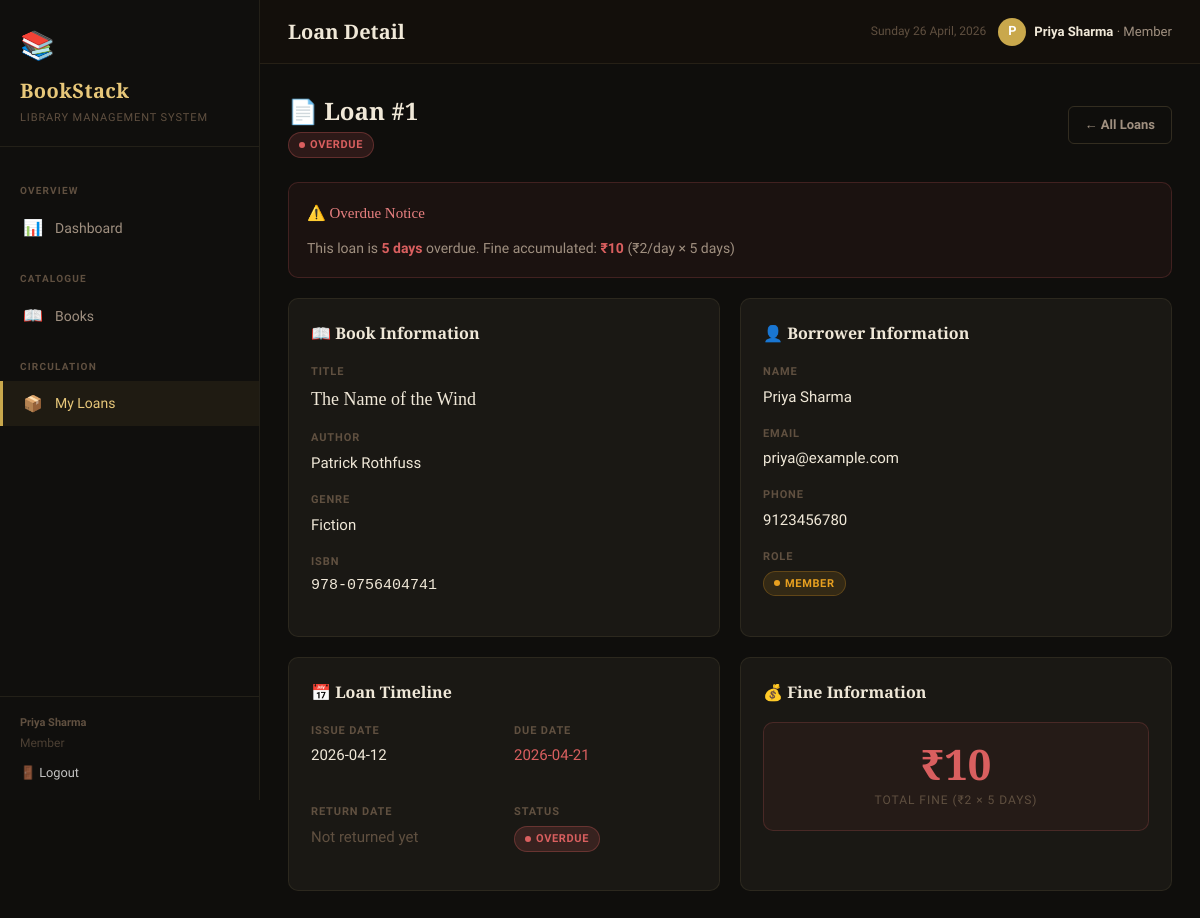
Screenshot of /loans/1 (signed in) with the database file from the repository.
### tables this page shows
CREATE TABLE users (
            user_id       INTEGER PRIMARY KEY AUTOINCREMENT,
            name          TEXT NOT NULL,
            email         TEXT UNIQUE NOT NULL,
            phone         TEXT,
            role          TEXT DEFAULT 'member',
            password      TEXT DEFAULT 'password123',
            joined_date   TEXT DEFAULT (date('now'))
        );

CREATE TABLE loans (
            loan_id       INTEGER PRIMARY KEY AUTOINCREMENT,
            book_id       INTEGER NOT NULL,
            user_id       INTEGER NOT NULL,
            issue_date    TEXT DEFAULT (date('now')),
            due_date      TEXT NOT NULL,
            return_date   TEXT,
            status        TEXT DEFAULT 'active',
            FOREIGN KEY (book_id) REFERENCES books(book_id),
            FOREIGN KEY (user_id) REFERENCES users(user_id)
        );

CREATE TABLE books (
            book_id       INTEGER PRIMARY KEY AUTOINCREMENT,
            title         TEXT NOT NULL,
            author        TEXT NOT NULL,
            genre         TEXT,
            isbn          TEXT UNIQUE,
            total_copies  INTEGER DEFAULT 1,
            available_copies INTEGER DEFAULT 1,
            added_date    TEXT DEFAULT (date('now'))
        );

### app.py (the view, shortened to what this page needs)
@app.route('/loans/<int:loan_id>', methods=['GET', 'POST'])
@login_required
def loan_detail(loan_id):
    db = get_db()
    loan = db.execute("""
        SELECT l.*, b.title, b.author, b.genre, b.isbn,
               u.name AS user_name, u.email, u.phone, u.role
        FROM loans l
        JOIN books b ON l.book_id=b.book_id
        JOIN users u ON l.user_id=u.user_id
        WHERE l.loan_id=?
    """, (loan_id,)).fetchone()
    if not loan:
        flash('Loan not found.', 'error')
        return redirect(url_for('loans'))
    if session['role'] == 'member' and loan['user_id'] != session['user_id']:
        flash('Access denied.', 'error')
        return redirect(url_for('loans'))
    today = date.today().isoformat()
    days_overdue = 0
    if loan['status'] == 'overdue':
        from datetime import datetime
        due = datetime.strptime(loan['due_date'], '%Y-%m-%d').date()
        days_overdue = (date.today() - due).days
    return render_template('loan_detail.html', loan=loan, today=today, days_overdue=days_overdue)

### app.py (called while the page is built)
def get_db():
    db = getattr(g, '_database', None)
    if db is None:
        db = g._database = sqlite3.connect(DATABASE)
        db.row_factory = sqlite3.Row
        db.execute("PRAGMA foreign_keys = ON")
    return db

@app.teardown_appcontext
def close_connection(exception):
    db = getattr(g, '_database', None)
    if db is not None:
        db.close()

@app.before_request
def before_request():
    init_db()

def login_required(f):
    @wraps(f)
    def decorated(*args, **kwargs):
        if 'user_id' not in session:
            flash('Please log in to continue.', 'error')
            return redirect(url_for('login'))
        return f(*args, **kwargs)
    return decorated

### templates/loan_detail.html (shortened to what this page needs)
{% extends "base.html" %}
{% block page_title %}Loan Detail{% endblock %}
{% block content %}
<div class="page-header">
  <div>
    <div class="page-header-title">📄 Loan #{{ loan.loan_id }}</div>
    <div class="page-header-sub">
      <span class="badge badge-{{ loan.status }}">{{ loan.status }}</span>
    </div>
  </div>
  <div style="display:flex;gap:8px;">
    <a href="{{ url_for('loans') }}" class="btn btn-ghost">← All Loans</a>
  </div>
</div>
{% if loan.status == 'overdue' %}
<div class="alert-panel" style="margin-bottom:20px;">
  <div class="alert-panel-title">⚠️ Overdue Notice</div>
  <div style="font-size:14px;color:var(--text-2);">
    This loan is <strong style="color:var(--red);">{{ days_overdue }} day{{ 's' if days_overdue != 1 }}</strong> overdue.
    Fine accumulated: <strong style="color:var(--red);">₹{{ days_overdue * 2 }}</strong>
    (₹2/day × {{ days_overdue }} days)
  </div>
</div>
{% endif %}
<div class="grid-2">
  <div class="card">
    <div class="card-title">📖 Book Information</div>
    <div class="detail-field">
      <div class="detail-label">Title</div>
      <div class="detail-value" style="font-family:'Playfair Display',serif;font-size:18px;">{{ loan.title }}</div>
    </div>
    <div class="detail-field">
      <div class="detail-label">Author</div>
      <div class="detail-value">{{ loan.author }}</div>
    </div>
    <div class="detail-field">
      <div class="detail-label">Genre</div>
      <div class="detail-value">{{ loan.genre or '—' }}</div>
    </div>
    <div class="detail-field">
      <div class="detail-label">ISBN</div>
      <div class="detail-value" style="font-family:monospace;">{{ loan.isbn or '—' }}</div>
    </div>
  </div>
  <div class="card">
    <div class="card-title">👤 Borrower Information</div>
    <div class="detail-field">
      <div class="detail-label">Name</div>
      <div class="detail-value">{{ loan.user_name }}</div>
    </div>
    <div class="detail-field">
      <div class="detail-label">Email</div>
      <div class="detail-value">{{ loan.email }}</div>
    </div>
    <div class="detail-field">
      <div class="detail-label">Phone</div>
      <div class="detail-value">{{ loan.phone or '—' }}</div>
    </div>
    <div class="detail-field">
      <div class="detail-label">Role</div>
      <div class="detail-value"><span class="badge badge-{{ loan.role }}">{{ loan.role }}</span></div>
    </div>
  </div>
  <div class="card">
    <div class="card-title">📅 Loan Timeline</div>
    <div class="detail-grid">
      <div class="detail-field">
        <div class="detail-label">Issue Date</div>
        <div class="detail-value">{{ loan.issue_date }}</div>
      </div>
      <div class="detail-field">
        <div class="detail-label">Due Date</div>
        <div class="detail-value" style="color:{% if loan.status == 'overdue' %}var(--red){% else %}inherit{% endif %};">
          {{ loan.due_date }}
        </div>
      </div>
      <div class="detail-field">
        <div class="detail-label">Return Date</div>
        <div class="detail-value" style="color:{% if loan.return_date %}var(--green){% else %}var(--text-3){% endif %};">
          {{ loan.return_date or 'Not returned yet' }}
        </div>
      </div>
      <div class="detail-field">
        <div class="detail-label">Status</div>
        <div class="detail-value"><span class="badge badge-{{ loan.status }}">{{ loan.status }}</span></div>
      </div>
    </div>
  </div>
  <div class="card">
    <div class="card-title">💰 Fine Information</div>
    {% if loan.status == 'overdue' %}
    <div class="fine-card">
      <div class="fine-amount">₹{{ days_overdue * 2 }}</div>
      <div class="fine-label">Total Fine (₹2 × {{ days_overdue }} days)</div>
    </div>
    {% elif loan.status == 'returned' %}
    <div style="text-align:center;padding:20px;color:var(--green);">
      <div style="font-size:32px;margin-bottom:8px;">✓</div>
      <div style="font-weight:600;">Returned — No fine</div>
    </div>
    {% else %}
    <div style="text-align:center;padding:20px;color:var(--text-3);">
      <div style="font-size:32px;margin-bottom:8px;">⏳</div>
      <div style="font-size:14px;">Loan is active, no fine yet.</div>
    </div>
    {% endif %}
  </div>
</div>
{% endblock %}

### templates/base.html (shortened to what this page needs)
<!DOCTYPE html>
<html lang="en">
<head>
  <link rel="stylesheet" href="{{ url_for('static', filename='style.css') }}">
</head>
<body>
<aside class="sidebar">
  <div class="sidebar-brand">
    <span class="brand-icon">📚</span>
    <span class="brand-title">BookStack</span>
    <span class="brand-sub">Library Management System</span>
  </div>
  <nav class="sidebar-nav">
    <div class="nav-section-label">Overview</div>
    <a href="{{ url_for('index') }}" class="nav-link {% if request.endpoint == 'index' %}active{% endif %}">
      <span class="nav-icon">📊</span><span>Dashboard</span>
    </a>
    <div class="nav-section-label">Catalogue</div>
    <a href="{{ url_for('books') }}" class="nav-link {% if request.endpoint == 'books' %}active{% endif %}">
      <span class="nav-icon">📖</span><span>Books</span>
    </a>
    <div class="nav-section-label">Circulation</div>
    <a href="{{ url_for('loans') }}" class="nav-link {% if request.endpoint in ('loans','loan_detail') %}active{% endif %}">
      <span class="nav-icon">📦</span><span>{% if session.get('role') == 'librarian' %}All Loans{% else %}My Loans{% endif %}</span>
    </a>
  </nav>
  <div class="sidebar-footer">
    {% if session.get('name') %}
      <div style="margin-bottom:.4rem;">
        <strong>{{ session.name }}</strong><br>
        <span style="font-size:.75rem;opacity:.75;">{{ session.role | capitalize }}</span>
      </div>
      <a href="{{ url_for('logout') }}" style="color:#fff;opacity:.75;font-size:.8rem;text-decoration:none;">🚪 Logout</a>
    {% else %}
      DBMS Project · 2026<br>BookStack v1.0
    {% endif %}
  </div>
</aside>
<div class="main-wrapper">
  <header class="topbar">
    <div class="topbar-title">{% block page_title %}Dashboard{% endblock %}</div>
    <div style="display:flex;align-items:center;gap:12px;">
      <div class="topbar-date" id="topbar-date"></div>
      {% if session.get('name') %}
      <div style="display:flex;align-items:center;gap:8px;font-size:.82rem;color:var(--text-2);">
        <span style="background:var(--accent);color:#fff;border-radius:50%;width:28px;height:28px;display:flex;align-items:center;justify-content:center;font-weight:700;font-size:.8rem;">{{ session.name[0] }}</span>
        <span><strong style="color:var(--text);">{{ session.name }}</strong> &middot; {{ session.role | capitalize }}</span>
      </div>
      {% endif %}
    </div>
  </header>
  <main class="content">
    {% block content %}{% endblock %}
  </main>
</div>
</body>
</html>

### rows the page displays
users: name "Priya Sharma", role "Member", user_name "Priya Sharma", email "priya@example.com", phone "9123456780", role "MEMBER"
loans: loan_id "1", status "OVERDUE", issue_date "2026-04-12", due_date "2026-04-21"
books: title "The Name of the Wind", author "Patrick Rothfuss", genre "Fiction", isbn "978-0756404741"

### other values shown
{{ session.name[0] }} "P"
{{ days_overdue }} "5"
{{ 's' if days_overdue != 1 }} "s"
{{ days_overdue * 2 }} "10"
{{ loan.return_date or 'Not returned yet' }} "Not returned yet"
